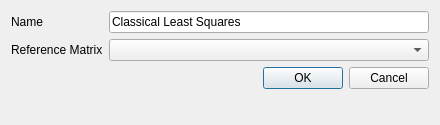
<?xml version="1.0" encoding="UTF-8"?>
<ui version="4.0">
 <class>ClassicalLeastSquaresDialog</class>
 <widget class="QDialog" name="ClassicalLeastSquaresDialog">
  <property name="geometry">
   <rect>
    <x>0</x>
    <y>0</y>
    <width>440</width>
    <height>125</height>
   </rect>
  </property>
  <property name="windowTitle">
   <string>Classical Least Squares</string>
  </property>
  <layout class="QFormLayout" name="formLayout">
   <item row="0" column="0">
    <widget class="QLabel" name="nameLabel">
     <property name="text">
      <string>Name</string>
     </property>
    </widget>
   </item>
   <item row="0" column="1">
    <widget class="QLineEdit" name="nameLineEdit">
     <property name="text">
      <string>Classical Least Squares</string>
     </property>
    </widget>
   </item>
   <item row="2" column="1">
    <widget class="QComboBox" name="referenceComboBox"/>
   </item>
   <item row="3" column="1">
    <widget class="QDialogButtonBox" name="buttonBox">
     <property name="orientation">
      <enum>Qt::Horizontal</enum>
     </property>
     <property name="standardButtons">
      <set>QDialogButtonBox::Cancel|QDialogButtonBox::Ok</set>
     </property>
    </widget>
   </item>
   <item row="2" column="0">
    <widget class="QLabel" name="referenceLabel">
     <property name="text">
      <string>Reference Matrix</string>
     </property>
    </widget>
   </item>
  </layout>
 </widget>
 <resources/>
 <connections>
  <connection>
   <sender>buttonBox</sender>
   <signal>accepted()</signal>
   <receiver>ClassicalLeastSquaresDialog</receiver>
   <slot>accept()</slot>
   <hints>
    <hint type="sourcelabel">
     <x>248</x>
     <y>254</y>
    </hint>
    <hint type="destinationlabel">
     <x>157</x>
     <y>274</y>
    </hint>
   </hints>
  </connection>
  <connection>
   <sender>buttonBox</sender>
   <signal>rejected()</signal>
   <receiver>ClassicalLeastSquaresDialog</receiver>
   <slot>reject()</slot>
   <hints>
    <hint type="sourcelabel">
     <x>316</x>
     <y>260</y>
    </hint>
    <hint type="destinationlabel">
     <x>286</x>
     <y>274</y>
    </hint>
   </hints>
  </connection>
 </connections>
</ui>
